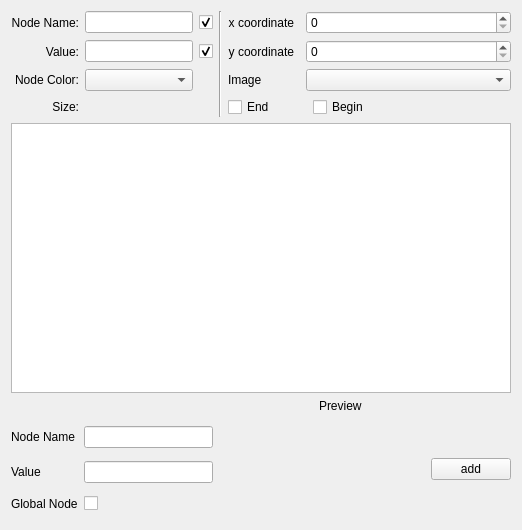
<?xml version="1.0" encoding="UTF-8"?>
<ui version="4.0">
 <class>NodePropertiesWidget</class>
 <widget class="QWidget" name="NodePropertiesWidget">
  <property name="geometry">
   <rect>
    <x>0</x>
    <y>0</y>
    <width>522</width>
    <height>530</height>
   </rect>
  </property>
  <property name="sizePolicy">
   <sizepolicy hsizetype="Fixed" vsizetype="Fixed">
    <horstretch>0</horstretch>
    <verstretch>0</verstretch>
   </sizepolicy>
  </property>
  <property name="windowTitle">
   <string>Node Properties</string>
  </property>
  <layout class="QGridLayout" name="gridLayout">
   <item row="0" column="0">
    <widget class="QLabel" name="label">
     <property name="sizePolicy">
      <sizepolicy hsizetype="Fixed" vsizetype="Minimum">
       <horstretch>0</horstretch>
       <verstretch>0</verstretch>
      </sizepolicy>
     </property>
     <property name="text">
      <string>Node Name:</string>
     </property>
     <property name="alignment">
      <set>Qt::AlignRight|Qt::AlignTrailing|Qt::AlignVCenter</set>
     </property>
    </widget>
   </item>
   <item row="0" column="1" colspan="2">
    <widget class="KLineEdit" name="_name"/>
   </item>
   <item row="0" column="3">
    <widget class="QCheckBox" name="_showName">
     <property name="text">
      <string/>
     </property>
     <property name="checked">
      <bool>true</bool>
     </property>
    </widget>
   </item>
   <item row="0" column="5">
    <widget class="QLabel" name="label_3">
     <property name="sizePolicy">
      <sizepolicy hsizetype="Fixed" vsizetype="Minimum">
       <horstretch>0</horstretch>
       <verstretch>0</verstretch>
      </sizepolicy>
     </property>
     <property name="toolTip">
      <string>X-coordinate </string>
     </property>
     <property name="text">
      <string extracomment="X-coordinate ">x coordinate</string>
     </property>
     <property name="alignment">
      <set>Qt::AlignRight|Qt::AlignTrailing|Qt::AlignVCenter</set>
     </property>
    </widget>
   </item>
   <item row="0" column="7" colspan="5">
    <widget class="QSpinBox" name="_x">
     <property name="sizePolicy">
      <sizepolicy hsizetype="Minimum" vsizetype="Minimum">
       <horstretch>0</horstretch>
       <verstretch>0</verstretch>
      </sizepolicy>
     </property>
     <property name="maximum">
      <number>9999</number>
     </property>
    </widget>
   </item>
   <item row="1" column="0">
    <widget class="QLabel" name="label_2">
     <property name="sizePolicy">
      <sizepolicy hsizetype="Minimum" vsizetype="Minimum">
       <horstretch>0</horstretch>
       <verstretch>0</verstretch>
      </sizepolicy>
     </property>
     <property name="text">
      <string>Value:</string>
     </property>
     <property name="alignment">
      <set>Qt::AlignRight|Qt::AlignTrailing|Qt::AlignVCenter</set>
     </property>
    </widget>
   </item>
   <item row="1" column="1" colspan="2">
    <widget class="KLineEdit" name="_value"/>
   </item>
   <item row="1" column="3">
    <widget class="QCheckBox" name="_showValue">
     <property name="text">
      <string/>
     </property>
     <property name="checked">
      <bool>true</bool>
     </property>
    </widget>
   </item>
   <item row="1" column="5">
    <widget class="QLabel" name="label_4">
     <property name="sizePolicy">
      <sizepolicy hsizetype="Fixed" vsizetype="Minimum">
       <horstretch>0</horstretch>
       <verstretch>0</verstretch>
      </sizepolicy>
     </property>
     <property name="toolTip">
      <string>Y-coordinate </string>
     </property>
     <property name="text">
      <string extracomment="Y-coordinate ">y coordinate</string>
     </property>
     <property name="alignment">
      <set>Qt::AlignRight|Qt::AlignTrailing|Qt::AlignVCenter</set>
     </property>
    </widget>
   </item>
   <item row="1" column="7" colspan="5">
    <widget class="QSpinBox" name="_y">
     <property name="sizePolicy">
      <sizepolicy hsizetype="Expanding" vsizetype="Fixed">
       <horstretch>0</horstretch>
       <verstretch>0</verstretch>
      </sizepolicy>
     </property>
     <property name="maximum">
      <number>9999</number>
     </property>
    </widget>
   </item>
   <item row="2" column="0">
    <widget class="QLabel" name="label_6">
     <property name="toolTip">
      <string>Node color</string>
     </property>
     <property name="text">
      <string>Node Color:</string>
     </property>
     <property name="alignment">
      <set>Qt::AlignRight|Qt::AlignTrailing|Qt::AlignVCenter</set>
     </property>
    </widget>
   </item>
   <item row="3" column="0">
    <widget class="QLabel" name="label_5">
     <property name="toolTip">
      <string>Node size</string>
     </property>
     <property name="text">
      <string>Size:</string>
     </property>
     <property name="alignment">
      <set>Qt::AlignRight|Qt::AlignTrailing|Qt::AlignVCenter</set>
     </property>
    </widget>
   </item>
   <item row="3" column="1" colspan="2">
    <widget class="KDoubleNumInput" name="_width" native="true">
     <property name="toolTip">
      <string>Node size</string>
     </property>
     <property name="minimum" stdset="0">
      <double>0.500000000000000</double>
     </property>
     <property name="singleStep" stdset="0">
      <double>0.250000000000000</double>
     </property>
    </widget>
   </item>
   <item row="6" column="0" colspan="12">
    <widget class="QTableView" name="_propertiesTable">
     <property name="sizePolicy">
      <sizepolicy hsizetype="Expanding" vsizetype="Expanding">
       <horstretch>0</horstretch>
       <verstretch>0</verstretch>
      </sizepolicy>
     </property>
    </widget>
   </item>
   <item row="15" column="11">
    <widget class="KPushButton" name="_addProperty">
     <property name="text">
      <string>add</string>
     </property>
    </widget>
   </item>
   <item row="2" column="5">
    <widget class="QLabel" name="label_10">
     <property name="text">
      <string>Image</string>
     </property>
    </widget>
   </item>
   <item row="2" column="7" colspan="5">
    <widget class="KComboBox" name="_images"/>
   </item>
   <item row="3" column="8" colspan="4">
    <widget class="QCheckBox" name="_begin">
     <property name="text">
      <string>Begin</string>
     </property>
    </widget>
   </item>
   <item row="3" column="5">
    <widget class="QCheckBox" name="_end">
     <property name="sizePolicy">
      <sizepolicy hsizetype="Fixed" vsizetype="Fixed">
       <horstretch>0</horstretch>
       <verstretch>0</verstretch>
      </sizepolicy>
     </property>
     <property name="text">
      <string>End</string>
     </property>
    </widget>
   </item>
   <item row="2" column="1" colspan="2">
    <widget class="KColorCombo" name="_color">
     <property name="toolTip">
      <string>Node color</string>
     </property>
    </widget>
   </item>
   <item row="15" column="0" colspan="4">
    <layout class="QGridLayout" name="gridLayout_2" rowstretch="0,0,0,0,0">
     <item row="3" column="1">
      <widget class="KLineEdit" name="_propertyValue">
       <property name="sizePolicy">
        <sizepolicy hsizetype="Expanding" vsizetype="Fixed">
         <horstretch>0</horstretch>
         <verstretch>0</verstretch>
        </sizepolicy>
       </property>
      </widget>
     </item>
     <item row="0" column="1">
      <widget class="KLineEdit" name="_propertyName">
       <property name="sizePolicy">
        <sizepolicy hsizetype="Expanding" vsizetype="Fixed">
         <horstretch>0</horstretch>
         <verstretch>0</verstretch>
        </sizepolicy>
       </property>
      </widget>
     </item>
     <item row="4" column="1">
      <widget class="QCheckBox" name="_isPropertyGlobal">
       <property name="text">
        <string/>
       </property>
      </widget>
     </item>
     <item row="4" column="0">
      <widget class="QLabel" name="label_9">
       <property name="text">
        <string>Global Node</string>
       </property>
      </widget>
     </item>
     <item row="0" column="0">
      <widget class="QLabel" name="label_7">
       <property name="sizePolicy">
        <sizepolicy hsizetype="Preferred" vsizetype="Preferred">
         <horstretch>0</horstretch>
         <verstretch>0</verstretch>
        </sizepolicy>
       </property>
       <property name="text">
        <string>Node Name</string>
       </property>
      </widget>
     </item>
     <item row="3" column="0">
      <widget class="QLabel" name="label_8">
       <property name="text">
        <string>Value</string>
       </property>
      </widget>
     </item>
    </layout>
   </item>
   <item row="0" column="4" rowspan="4">
    <widget class="Line" name="line">
     <property name="orientation">
      <enum>Qt::Vertical</enum>
     </property>
    </widget>
   </item>
   <item row="7" column="9">
    <widget class="QLabel" name="label_11">
     <property name="text">
      <string>Preview</string>
     </property>
    </widget>
   </item>
   <item row="15" column="9">
    <widget class="QLabel" name="_image">
     <property name="minimumSize">
      <size>
       <width>100</width>
       <height>100</height>
      </size>
     </property>
     <property name="text">
      <string/>
     </property>
    </widget>
   </item>
  </layout>
 </widget>
 <customwidgets>
  <customwidget>
   <class>KDoubleNumInput</class>
   <extends>QWidget</extends>
   <header>knuminput.h</header>
  </customwidget>
  <customwidget>
   <class>KPushButton</class>
   <extends>QPushButton</extends>
   <header>kpushbutton.h</header>
  </customwidget>
  <customwidget>
   <class>KLineEdit</class>
   <extends>QLineEdit</extends>
   <header>klineedit.h</header>
  </customwidget>
  <customwidget>
   <class>KColorCombo</class>
   <extends>QComboBox</extends>
   <header>kcolorcombo.h</header>
  </customwidget>
  <customwidget>
   <class>KComboBox</class>
   <extends>QComboBox</extends>
   <header>kcombobox.h</header>
  </customwidget>
 </customwidgets>
 <tabstops>
  <tabstop>_name</tabstop>
  <tabstop>_showName</tabstop>
  <tabstop>_value</tabstop>
  <tabstop>_showValue</tabstop>
  <tabstop>_color</tabstop>
  <tabstop>_x</tabstop>
  <tabstop>_y</tabstop>
  <tabstop>_propertiesTable</tabstop>
  <tabstop>_addProperty</tabstop>
 </tabstops>
 <resources/>
 <connections>
  <connection>
   <sender>_propertyValue</sender>
   <signal>returnPressed()</signal>
   <receiver>_addProperty</receiver>
   <slot>click()</slot>
   <hints>
    <hint type="sourcelabel">
     <x>223</x>
     <y>352</y>
    </hint>
    <hint type="destinationlabel">
     <x>314</x>
     <y>350</y>
    </hint>
   </hints>
  </connection>
  <connection>
   <sender>_propertyName</sender>
   <signal>returnPressed()</signal>
   <receiver>_addProperty</receiver>
   <slot>click()</slot>
   <hints>
    <hint type="sourcelabel">
     <x>99</x>
     <y>349</y>
    </hint>
    <hint type="destinationlabel">
     <x>318</x>
     <y>338</y>
    </hint>
   </hints>
  </connection>
 </connections>
</ui>
